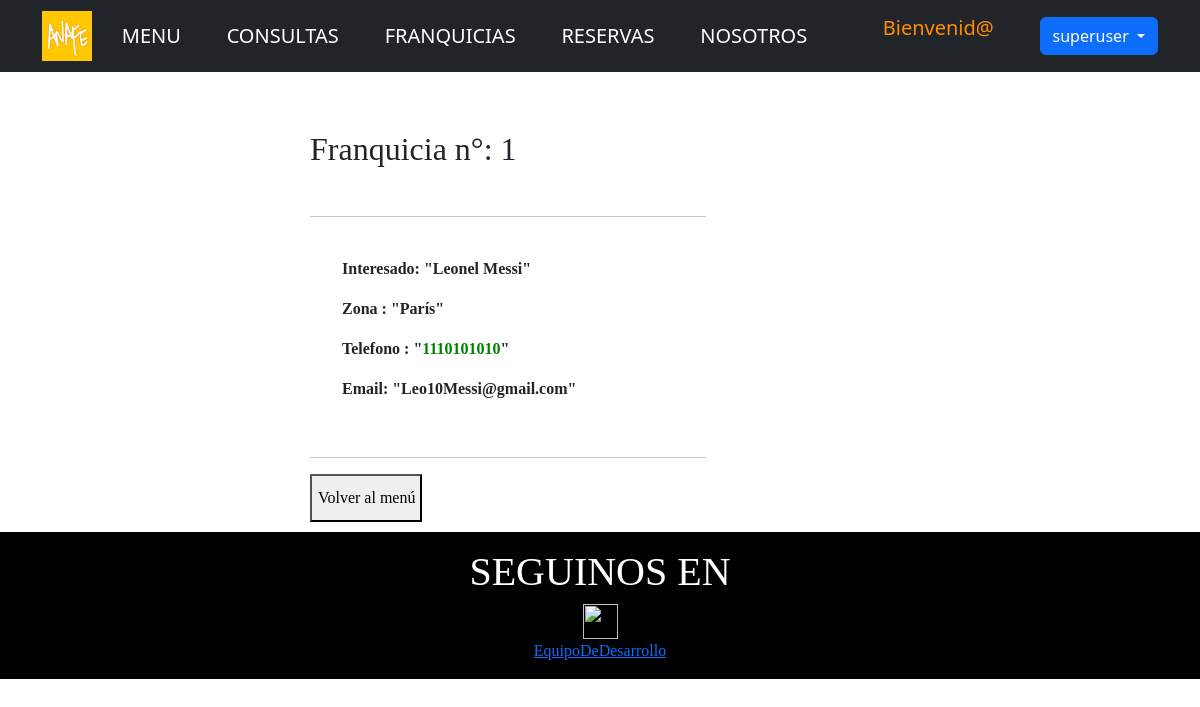
Page /App_Resto/franquicia-detallar/1 (signed in) on the committed database.
### App_Resto/models.py (models this page shows, shortened)
class Franquicia(models.Model):
    nombre = models.CharField(max_length=50)
    apellido = models.CharField(max_length=50)
    email = models.EmailField()
    telefono = models.IntegerField()
    zona = models.CharField(max_length=200)
    class Meta():
        verbose_name = 'Franquicia'
        verbose_name_plural = 'Franquicias'

### App_Resto/views.py (the view)
# urls.py: path('franquicia-detallar/<int:pk>', franquiciaDetailView.as_view(), name="FranquiciaDetallar"),
class franquiciaDetailView(LoginRequiredMixin, DetailView):
    model = Franquicia
    template_name = "franquicia-detallar.html"

### App_Resto/templates/franquicia-detallar.html
{% extends 'padre.html' %}
{% load static %}
{% block bloqueQueCambia %}
<!DOCTYPE html>
<html lang="en">
<head>
</head>
<body>
<br><br>
  <div style="padding: 10px; font-family: garamond; margin-left: 25%;">
    <h2>Franquicia n°: {{object.id}}</h2><br>
    <hr width="45%"><br>
    <ul>
    <p><b>Interesado: "{{object.nombre}} {{object.apellido}}"</b></p>
  <p><b>Zona : "{{object.zona}}"</b></p>
  <p><b>Telefono : "<span style="color: green;">{{object.telefono}}</span>"</b></p>
  <p><b>Email: "{{object.email}}"</b></p>
</ul>
  <br>
  <hr width="45%">
  <button style="font-size: 1em; width: 14ch; height: 6ch;"><a style="font-size: 1em" class="navbar-brand" href="{% url 'FranquiciaListar' %}">Volver al menú</a></button>
</div>
</body>
</html>
{% endblock bloqueQueCambia %}

### App_Resto/templates/padre.html (shortened to what this page needs)
<!DOCTYPE html>
<html lang="en">
    <head>
        {% load static %}
        <link href="https://cdn.jsdelivr.net/npm/bootstrap@5.2.0/dist/css/bootstrap.min.css" rel="stylesheet">
    </head>
    <body style ="margin-left: 0em; margin-right: 0em">
        <nav class="navbar navbar-dark bg-dark static-top">
            <div class="container">
                <a href="{% url 'Inicio' %}"><img src="{% static 'assets/img/pann.png' %}" width="50" height="50" ></a>
                <a class="navbar-brand" href="{% url 'MenuUsuario' %}">MENU</a>
                <a class="navbar-brand" href="{% url 'ConsultaCrear' %}">CONSULTAS</a>
                <a class="navbar-brand" href="{% url 'FranquiciaCrear' %}">FRANQUICIAS</a>
                <a class="navbar-brand" href="{% url 'ReservaCrear' %}">RESERVAS</a>
                <a class="navbar-brand" href="{% url 'Nosotros' %}">NOSOTROS</a>
<br>
                {% if user.is_authenticated %}
                    <p style="color:darkorange;padding-top: 0.3125rem; padding-bottom: 0.3125rem; margin-right: 1rem; font-size: 1.25rem; text-decoration: none; white-space: nowrap;">Bienvenid@
                      <div class="btn-group">
                        <button type="button" class="btn btn-primary dropdown-toggle" data-bs-toggle="dropdown" aria-expanded="false">
                          {{user.username}}
                        </button>
                      </div>
                {% else %}
                    <a class="btn btn-primary" href="{% url 'Login' %}" >LOGIN</a>
                {% endif %}
            </div>
        </nav>
    </body>
    {% block bloqueQueCambia %}
    {% endblock bloqueQueCambia %}
  <div class="footer">
    <footer>
      <center>
        <H1>SEGUINOS EN </H1><a href="https://www.instagram.com/anafe.ba/"><img src="{% static 'assets/img/ig.png' %}" alt="" width="35" height="35" /></a>
        <br>
        <a href="{% url 'About' %}">EquipoDeDesarrollo</a>
      </center>
    </footer>
  </div>
</html>

### App_Resto/templates/padre.html (style rules this page uses)
footer { background-color: rgba(0, 0, 0, 0.555); color: white; padding: 1em 0; bottom: 0; width: 100%; font-family: garamond; }
.footer { left: 0px; bottom: 0px; width: 100%; background-color: rgb(0, 0, 0); color: white; text-align: center; margin-top:auto; }

### rows in the picture
Franquicia: id "1", nombre "Leonel", apellido "Messi", zona "París", telefono "1110101010", email "Leo10Messi@gmail.com"

### other values in the picture
{{ user.username }} "superuser"
